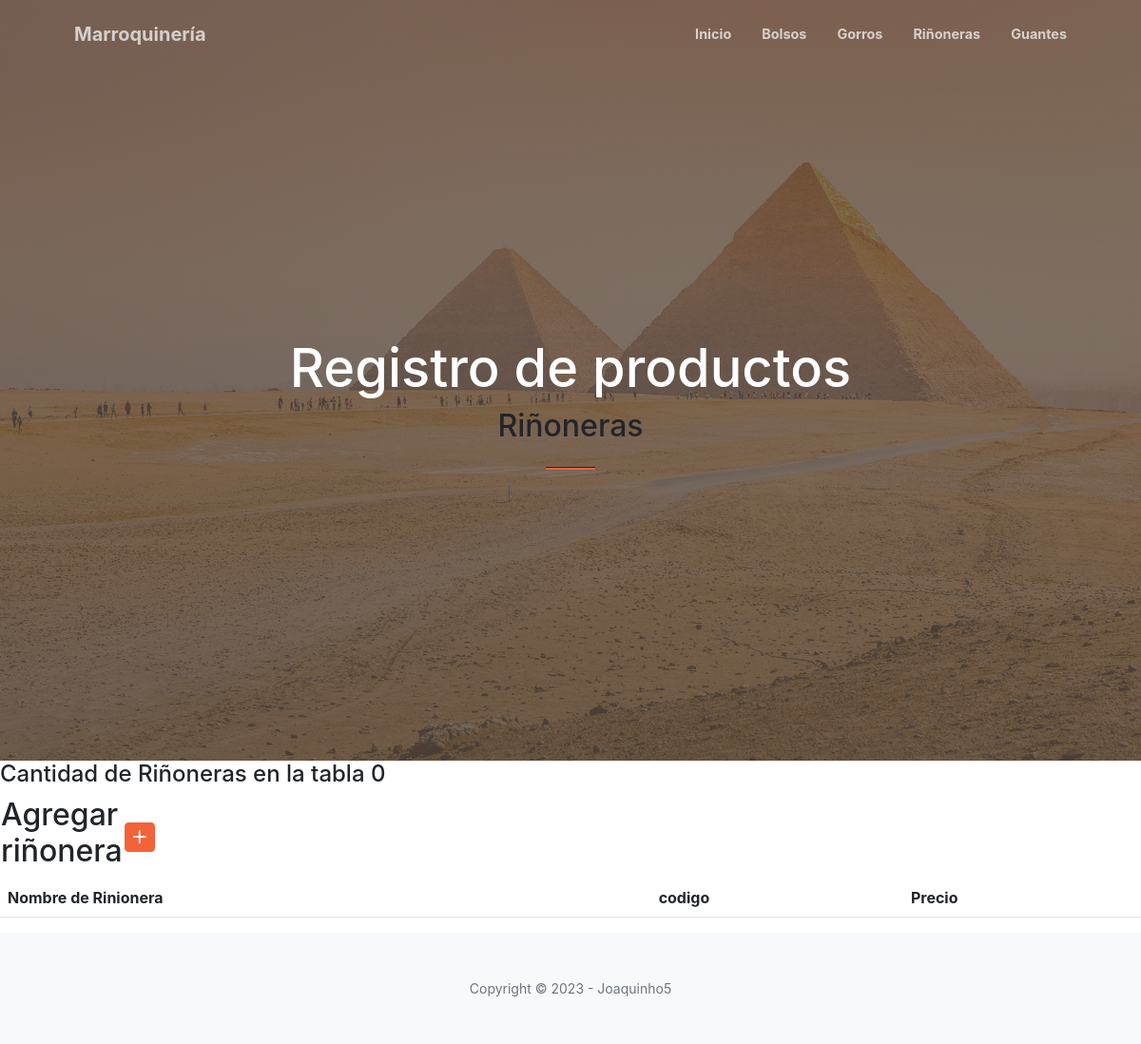
The app's page /riñoneras/, older data.
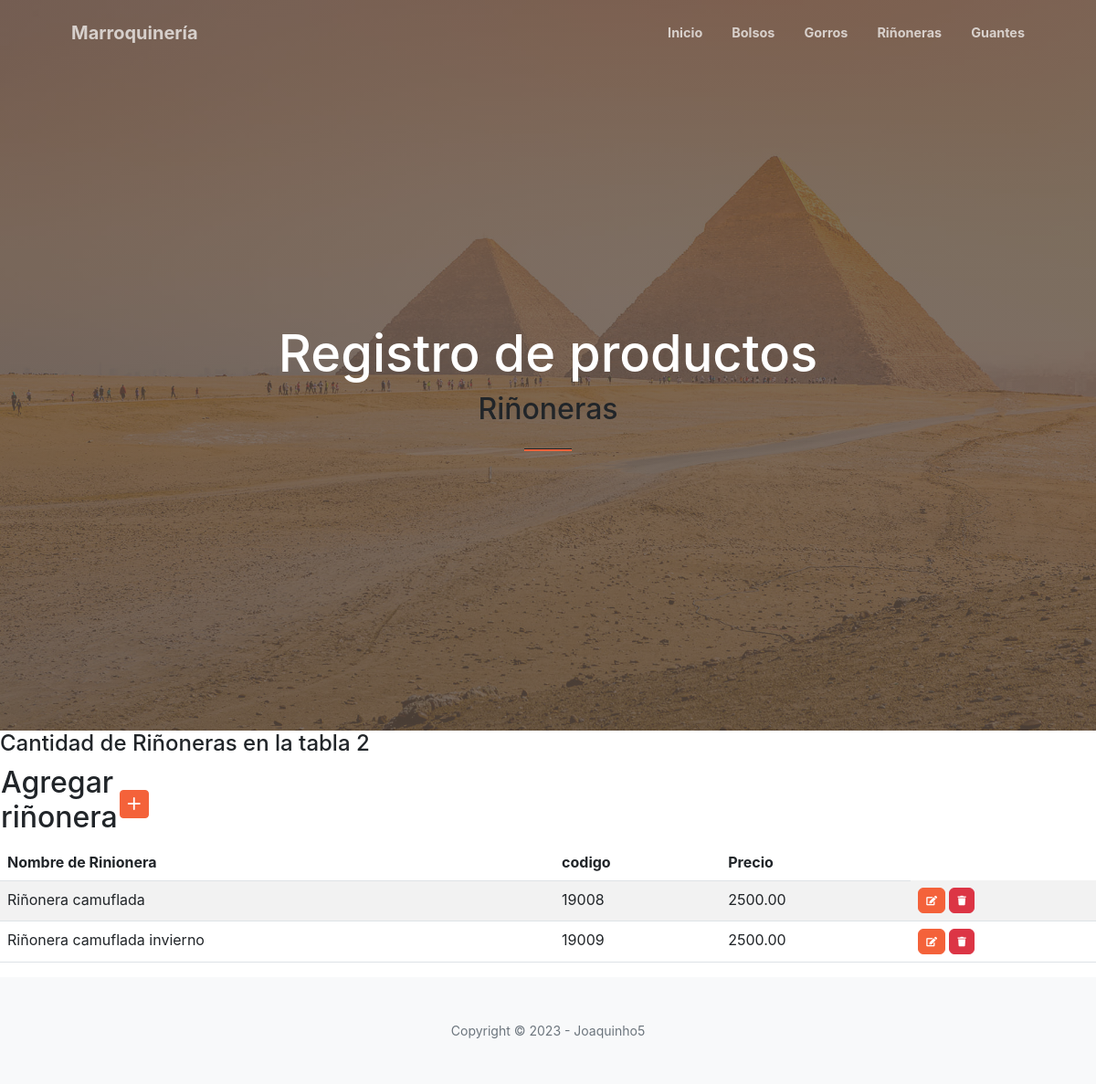
The same page, newer data.
### aplicacion/models.py (models this page shows, shortened)
class Rinionera(models.Model):
    nombre = models.CharField(max_length=200)
    codigo = models.CharField(max_length=200)
    precio = models.DecimalField(max_digits=10, decimal_places=2)

### aplicacion/views.py (called while the page is built)
def rinionera(request):
    contexto = {'Rinioneras': Rinionera.objects.all()}
    return render(request, "aplicacion/rinionera.html", contexto)

### aplicacion/templates/aplicacion/rinionera.html
{% extends 'aplicacion/base.html' %}
{% load static %}
{% block titulo %}
    Riñoneras
{% endblock titulo %}
{% block contenido %}
<h4>Cantidad de Riñoneras en la tabla {{ Rinioneras|length }}</h4>
<table>
    <tr>
        <td width="120"><h2>Agregar riñonera</h2></td>
        <td>
            <a href="{% url 'createRinionera' %}" class="btn btn-primary btn-sm">
                <i class="bi bi-plus-lg" title="New Record"></i>
            </a>
        </td>
    </tr>
</table>
<table class="table table-striped">
    <thead>
        <tr>
            <th>Nombre de Rinionera</th>
            <th>codigo</th>
            <th>Precio</th>
        </tr>
    </thead>
    <tbody>
{% for g in Rinioneras %}
        <tr>
            <td>{{ g.nombre }}</td>
            <td>{{ g.codigo }}</td>
            <td>{{ g.precio }}</td>
            <td>
                <a href="{% url 'updateRinionera' g.id %}" class="btn btn-primary" style="--bs-btn-padding-y: .25rem; --bs-btn-padding-x: .5rem; --bs-btn-font-size: .75rem;">
                    <i class="fas fa-edit fa-sm" title="Edit Record"></i>
                </a>
                <a href="{% url 'deleteRinionera' g.id %}" class="btn btn-danger" style="--bs-btn-padding-y: .25rem; --bs-btn-padding-x: .5rem; --bs-btn-font-size: .75rem;">
                    <i class="fas fa-trash fa-sm" title="Delete Record"></i>
                </a>
            </td>
        </tr>
{% endfor %}
    </tbody>
</table>
{% endblock contenido %}

Row changes from the older to the newer data that the page shows:
added Rinionera: nombre "Riñonera camuflada", codigo "19008", precio "2500.00"
added Rinionera: nombre "Riñonera camuflada invierno", codigo "19009", precio "2500.00"
Text that changed along with them:
{{ Rinioneras|length }}: "0" → "2"
